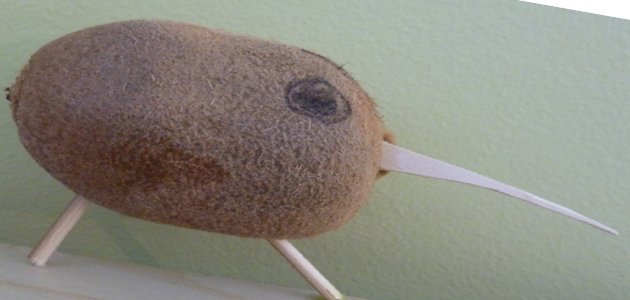
%> input picture lab3_hybrid/Answers/kiwi_fruit.jpg, 630 x 300 px
$ octave code_kiwi.m   (GNU Octave 9; MATLAB toolbox functions it lacks are replaced by stand-ins)
%> lines starting %> are read from the running program, lines starting %| are printed output that depends on the picture
clear all
close all
clc

%%

im1=imread('kiwi_fruit.jpg');
%> im1 is the input picture: size 300x630x3 uint8; mean R, G, B 138.2, 135.9, 126.3
im2=imread('kiwi_bird.jpg');
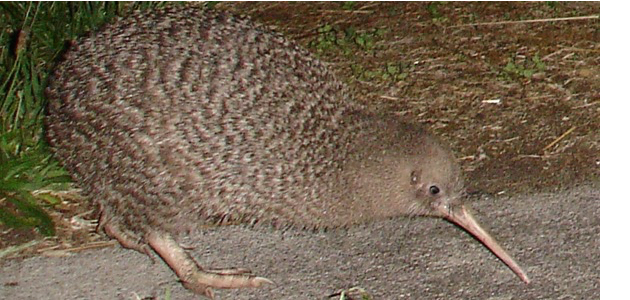
%> input picture lab3_hybrid/Answers/kiwi_bird.jpg, 630 x 300 px
%> im2 is the input picture: size 300x630x3 uint8; mean R, G, B 120.3, 105.3, 87.1

% Y = fft2(im1);

gauss_filt1=fspecial('gaussian',30,15);
gauss_filt2=fspecial('gaussian',100,150);
imfilter1=imfilter(im1,gauss_filt1);
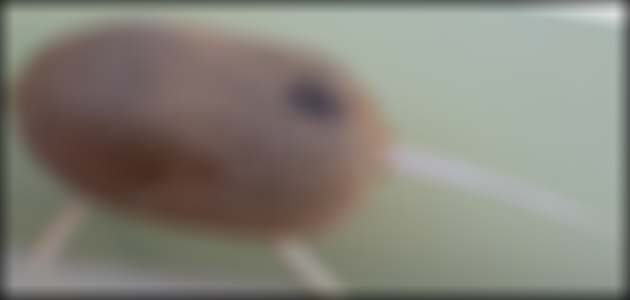
%> imfilter1: size 300x630x3 uint8; mean R, G, B 132.9, 130.4, 121.1
imfilter2=imfilter(im2,gauss_filt2);
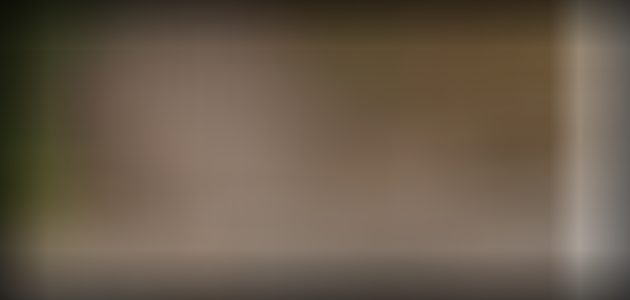
%> imfilter2: size 300x630x3 uint8; mean R, G, B 105, 91, 74.9


low=imfilter1;
high=(im2-imfilter2);
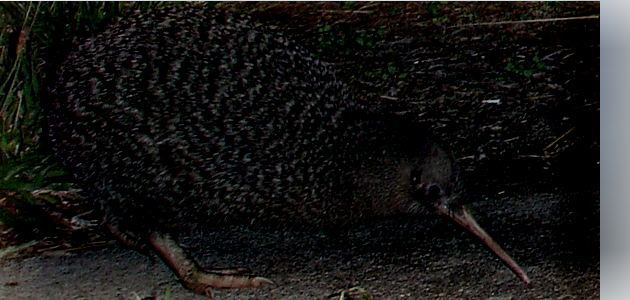
%> high: size 300x630x3 uint8; mean R, G, B 23.7, 23.2, 21.7

im3=low+high;
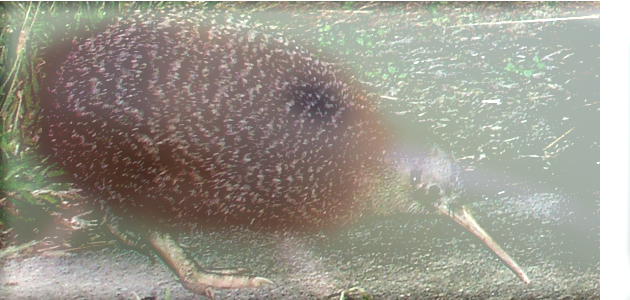
%> im3: size 300x630x3 uint8; mean R, G, B 154.7, 150.9, 140.2

%> (the run ends here)
